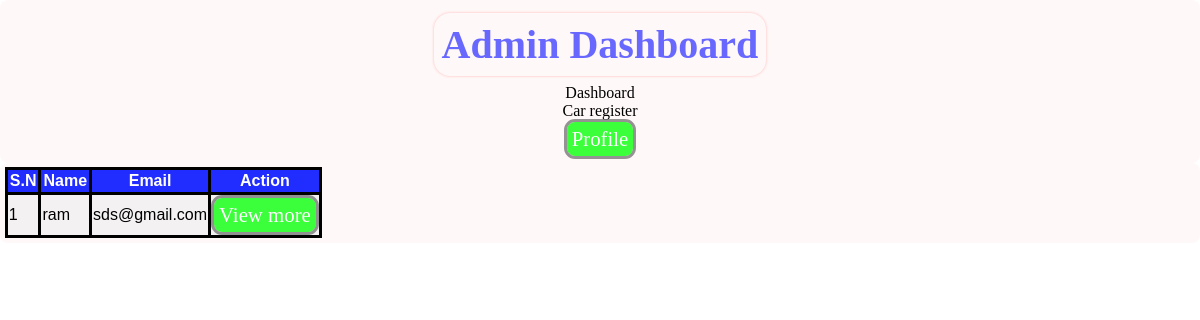
Page /admin/user_overview.php (signed in) on the earlier database version.
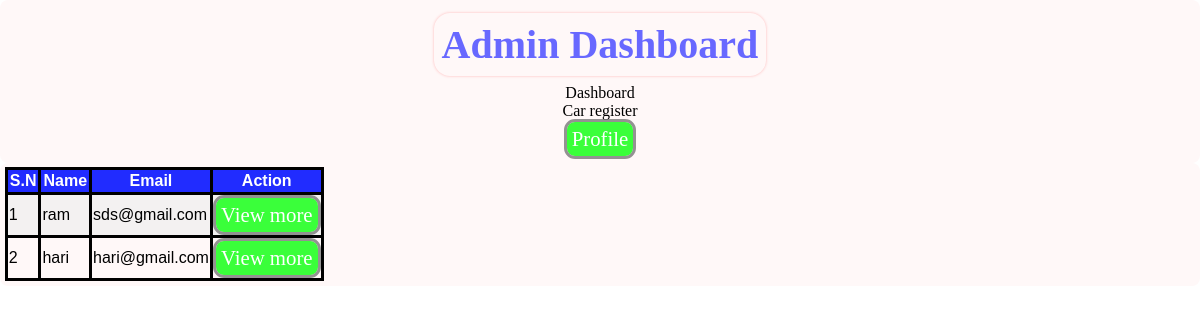
Same page on the later database version.
### tables this page shows
CREATE TABLE `users` (
  `uid` int(11) NOT NULL,
  `name` varchar(70) NOT NULL,
  `address` varchar(72) NOT NULL,
  `status` enum('a','l') NOT NULL DEFAULT 'l',
  `contact` varchar(15) NOT NULL,
  `email` varchar(72) NOT NULL,
  `password` varchar(100) NOT NULL,
  `created_at` timestamp NOT NULL DEFAULT current_timestamp(),
  `updated_at` timestamp NULL DEFAULT NULL ON UPDATE current_timestamp()
);

### admin/user_overview.php (the view, shortened to what this page needs)
<?php
require '../process/db.php';
include '../include/admin_header.php';
?>
</head>
<body>
<header class="admin-header white">
        <center>
          <h1 class="title">Admin Dashboard</h1>
          <nav class=" ">
            <ul class="" style="list-style: none">
              <li class='nav-element'>Dashboard</li>
              <li class='nav-element'>Car register</li>
            </ul>
          </nav>
          <div class=" admin-dropdown">
        <button class="button button-green">Profile</button>
      </div>
        </center>
      </header>
    <main class='admin-main white'>
        <section>
            <table>
                <tr>
                    <th>S.N</th>
                    <th>Name</th>
                    <th>Email</th>
                    <th>Action</th>
                </tr>
                <?php
                    $i=0;
                    $selectusr="SELECT * FROM users";
                    $usrresult=mysqli_query($connect,$selectusr);
                    while($usrarr=$usrresult->fetch_assoc()){
                ?>
                <tr>
                    <td><?php echo ++$i; ?></td>
                    <td><?php echo $usrarr['name'];?></td>
                    <td><?php echo $usrarr['email'];?></td>
                    <td><a href="user_view.php?id=<?php echo $usrarr['uid'];?>"><button class='button button-green'>View more</button></a>
                    </td>
                </tr>
                <?php
                    }
                    ?>
            </table>
        </section>
    </main>
</body>
</html>

### include/admin_header.php (shortened to what this page needs)
<!DOCTYPE html>
<html lang="en">
  <head>
    <link rel="stylesheet" href="style.css" />
    <link rel="stylesheet" href="../asserts/css/style.css" />

### asserts/css/style.css (style rules this page uses)
* { margin: 0; padding: 0; box-sizing: border-box; font-family: cursive; }
body { overflow-x: hidden; }
.admin-header { grid-template-columns: repeat(2, 1fr); }
.title { margin: 0.5rem; border-radius: 1rem; padding: 0.5rem; font-size: 2.5rem; font-weight: 600; width: fit-content; font-family: Georgia, "Times New Roman", Times, serif; color: rgb(104, 104, 255); box-shadow: 0 0 3px rgb(255, 185, 185); }
.nav-element { margin: 0 2rem; }
* { padding: 0; margin: 0; box-sizing: border-box; }
table, th, td { border: 3px solid black; padding: 1px; font: 1em sans-serif; justify-content: center; border-collapse: collapse; }
th { padding: 2px; font-weight: 600; background: rgb(33, 44, 255); color: rgb(255, 255, 255); }
tr:nth-child(even) { background: rgb(243, 241, 241); }
main { max-width: 1300px; margin: 0 auto; }
::placeholder { color: rgb(205, 205, 205); font-size: medium; }
.button { padding: 5px; margin: auto; font-size: 1.3rem; color: white; border-radius: 0.5rem; outline: solid 3px rgba(118, 118, 118, 0.775); border: none; margin: 2px; }
.button-green { background-color: rgb(58, 255, 58); }
a { text-decoration: none; color: white; }
.admin-dropdown { position: relative; display: inline-block; }
.white { background-color: rgb(255, 248, 248); border-radius: 0.5rem; padding: 0.3rem; width: 100%; }

Differences in the rows shown:
added users: name "hari", email "hari@gmail.com"
